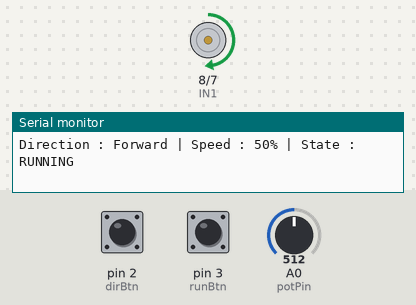
Bench run of a sketch on a simulated Arduino Uno, built with avr-gcc and run on an emulated ATmega328P. Shown: motor-driver pin pairs drawn as motors (green arrow = first pin HIGH = forward, orange = second pin HIGH = backward, longer = more drive, scaled by the enable pin), the last lines printed to the serial monitor. The inputs (shaded band) are chosen by the test bench; at power-on: A0 (potPin) = 512, pin 2 (dirBtn) HIGH, pin 3 (runBtn) HIGH.

Above: at 1.2 s.
1.3 s: A0 (potPin) set to 0
At 2.0 s:
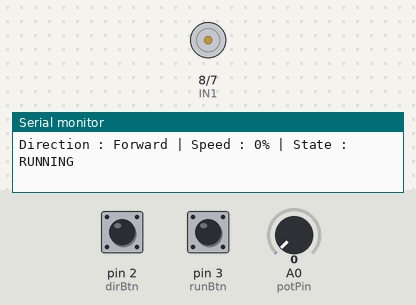
2.8 s: pin 2 (dirBtn) pulled LOW for 0.15 s
4.5 s: pin 3 (runBtn) pulled LOW for 0.15 s
6.2 s: pin 2 (dirBtn) pulled LOW for 1 s
8.7 s: pin 3 (runBtn) pulled LOW for 1 s
11.2 s: A0 (potPin) set to 122
At 12.0 s:
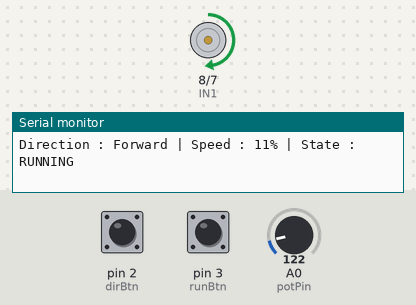
Timing chart, 0 to 13.7 s (numbered marks = the images above; inputs shaded):
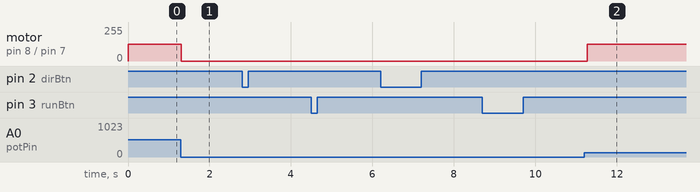

Measured:
- after the input at 1.3 s, motor on pin 8 (IN1) / pin 7 (IN2): forward 127/255 → stopped at once
- after the input at 11.2 s, motor on pin 8 (IN1) / pin 7 (IN2): stopped → forward 127/255 after 0.08 s

The sketch:

dc_motor_control.ino
```cpp
const int EN1 = 9;      // PWM Enable
const int IN1 = 8;
const int IN2 = 7;

const int potPin = A0;
const int dirBtn = 2;
const int runBtn = 3;

bool direction = true;      // true = Forward
bool motorState = true;     // true = Running

bool lastDir = HIGH;
bool lastRun = HIGH;

void setup() {

  pinMode(EN1, OUTPUT);
  pinMode(IN1, OUTPUT);
  pinMode(IN2, OUTPUT);

  pinMode(dirBtn, INPUT_PULLUP);
  pinMode(runBtn, INPUT_PULLUP);

  Serial.begin(9600);
}

void loop() {

  int pot = analogRead(potPin);

  int pwm = map(pot, 0, 1023, 0, 255);
  int speedPercent = map(pot, 0, 1023, 0, 100);

  bool dir = digitalRead(dirBtn);
  bool run = digitalRead(runBtn);

  // Toggle Direction
  if (dir == LOW && lastDir == HIGH) {
    direction = !direction;
    delay(200);
  }

  // Toggle Start / Stop
  if (run == LOW && lastRun == HIGH) {
    motorState = !motorState;
    delay(200);
  }

  lastDir = dir;
  lastRun = run;

  if (motorState) {

    analogWrite(EN1, pwm);

    if (direction) {
      digitalWrite(IN1, HIGH);
      digitalWrite(IN2, LOW);
    }
    else {
      digitalWrite(IN1, LOW);
      digitalWrite(IN2, HIGH);
    }

  }
  else {

    analogWrite(EN1, 0);

    digitalWrite(IN1, LOW);
    digitalWrite(IN2, LOW);
  }

  Serial.print("Direction : ");

  if (direction)
    Serial.print("Forward");
  else
    Serial.print("Reverse");

  Serial.print(" | Speed : ");
  Serial.print(speedPercent);
  Serial.print("%");

  Serial.print(" | State : ");

  if (motorState)
    Serial.println("RUNNING");
  else
    Serial.println("STOPPED");

  delay(100);
}
```
